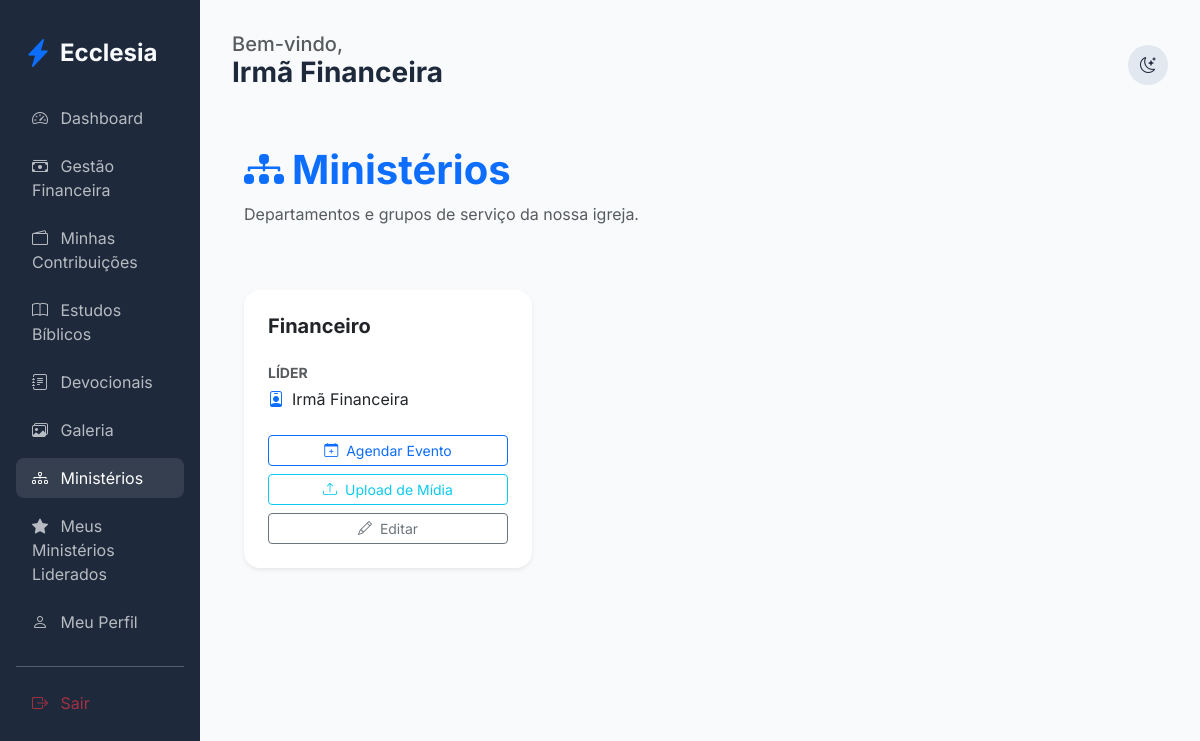
/members/ministries (signed in), run on an earlier commit of the app's database.
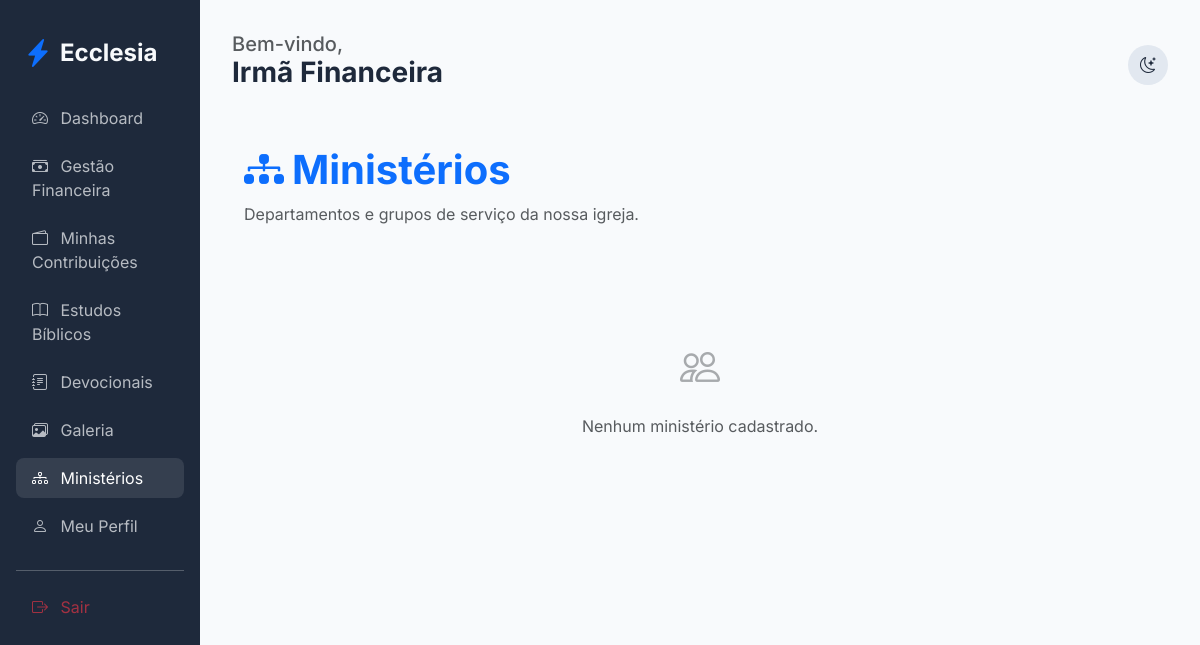
And on a later commit of the database.
### app/core/models.py (models this page shows, shortened)
class Ministry(db.Model):
    id = db.Column(db.Integer, primary_key=True)
    name = db.Column(db.String(100), nullable=False)
    description = db.Column(db.Text)
    church_id = db.Column(db.Integer, db.ForeignKey('church.id'))
    leader_id = db.Column(db.Integer, db.ForeignKey('user.id'), nullable=True)
    events = db.relationship('Event', backref='ministry', lazy=True)
    leader = db.relationship('User', foreign_keys=[leader_id])
    transactions = db.relationship('MinistryTransaction', backref='ministry', lazy=True)

class User(db.Model, UserMixin):
    id = db.Column(db.Integer, primary_key=True)
    name = db.Column(db.String(100), nullable=False)
    email = db.Column(db.String(120), unique=True, nullable=False)
    password_hash = db.Column(db.String(128))
    birth_date = db.Column(db.Date)
    gender = db.Column(db.String(20))
    documents = db.Column(db.String(200)) # Flexível para diferentes países
    address = db.Column(db.Text)
    phone = db.Column(db.String(50))
    profile_photo = db.Column(db.String(255), nullable=True)
    status = db.Column(db.String(20), default='pending') # pending, active, rejected
    is_ministry_leader = db.Column(db.Boolean, default=False)
    church_id = db.Column(db.Integer, db.ForeignKey('church.id'))
    family_id = db.Column(db.Integer, db.ForeignKey('family.id'), nullable=True)
    church_role_id = db.Column(db.Integer, db.ForeignKey('church_role.id'), nullable=True)
    ministries = db.relationship('Ministry', secondary=member_ministries, backref=db.backref('members', lazy='dynamic'))
    can_manage_ministries = db.Column(db.Boolean, default=False)
    can_manage_media = db.Column(db.Boolean, default=False)
    can_publish_devotionals = db.Column(db.Boolean, default=False)
    can_approve_members = db.Column(db.Boolean, default=False)
    can_manage_finance = db.Column(db.Boolean, default=False)
    can_manage_kids = db.Column(db.Boolean, default=False)
    can_manage_events = db.Column(db.Boolean, default=False)

### app/modules/members/routes.py (the view)
@members_bp.route('/ministries')
@login_required
def list_ministries():
    if current_user.church_role and current_user.church_role.name == 'Administrador Global':
        ministries = Ministry.query.all()
    elif can_manage_ministries():
        ministries = Ministry.query.filter_by(church_id=current_user.church_id).all()
    else:
        ministries = current_user.ministries
    return render_template('members/ministries.html', ministries=ministries)

### app/modules/members/routes.py (called while the page is built)
def can_manage_ministries():
    return current_user.can_manage_ministries or (current_user.church_role and current_user.church_role.name in ['Administrador Global', 'Pastor Líder'])

### app/templates/members/ministries.html (shortened to what this page needs)
{% extends "base.html" %}
{% block content %}
<div class="container py-4">
    <div class="d-flex justify-content-between align-items-center mb-5">
        <div>
            <h1 class="fw-bold text-primary"><i class="bi bi-diagram-3-fill me-2"></i>Ministérios</h1>
            <p class="text-muted">Departamentos e grupos de serviço da nossa igreja.</p>
        </div>
    </div>
    <div class="row g-4">
        {% for ministry in ministries %}
        <div class="col-md-6 col-lg-4">
            <div class="card h-100 border-0 shadow-sm">
                <div class="card-body p-4">
                    <h5 class="fw-bold mb-2">{{ ministry.name }}</h5>
                    <div class="mb-4">
                        <label class="small fw-bold text-muted d-block mb-1">LÍDER</label>
                        <div class="d-flex align-items-center">
                            <i class="bi bi-person-badge me-2 text-primary"></i>
                            <span>{{ ministry.leader.name if ministry.leader else 'Sem líder definido' }}</span>
                        </div>
                    </div>
                    <div class="d-grid gap-2">
                        {% if ministry.leader_id == current_user.id or current_user.can_manage_ministries or (current_user.church_role and current_user.church_role.name in ['Administrador Global', 'Pastor Líder']) %}
                        <a href="{{ url_for('members.add_ministry_event', id=ministry.id) }}" class="btn btn-sm btn-outline-primary">
                            <i class="bi bi-calendar-plus me-1"></i> Agendar Evento
                        </a>
                        <a href="{{ url_for('edification.upload_media', ministry_id=ministry.id) }}" class="btn btn-sm btn-outline-info">
                            <i class="bi bi-upload me-1"></i> Upload de Mídia
                        </a>
                        <a href="{{ url_for('members.edit_ministry', id=ministry.id) }}" class="btn btn-sm btn-outline-secondary">
                            <i class="bi bi-pencil me-1"></i> Editar
                        </a>
                        {% endif %}
                    </div>
                </div>
            </div>
        </div>
        {% else %}
        <div class="col-12 text-center py-5">
            <i class="bi bi-people fs-1 text-muted opacity-50 d-block mb-3"></i>
            <p class="text-muted">Nenhum ministério cadastrado.</p>
        </div>
        {% endfor %}
    </div>
</div>
{% endblock %}

### app/templates/base.html (shortened to what the changed rows need)
<!DOCTYPE html>
<html lang="pt-BR">
<head>
    <link href="https://cdn.jsdelivr.net/npm/bootstrap@5.3.0/dist/css/bootstrap.min.css" rel="stylesheet">
    <link href="https://cdn.jsdelivr.net/npm/bootstrap-icons@1.10.0/font/bootstrap-icons.css" rel="stylesheet">
    <link rel="stylesheet" href="{{ url_for('static', filename='css/premium.css') }}">
</head>
<body>
    <div class="container-fluid">
        <div class="row">
            {% if current_user.is_authenticated %}
            <div class="col-md-3 col-lg-2 sidebar d-none d-md-block">
                <nav class="nav flex-column">
                    <a class="nav-link {{ 'active' if request.endpoint == 'members.dashboard' }}" href="{{ url_for('members.dashboard') }}">
                        <i class="bi bi-speedometer2 me-2"></i> Dashboard
                    </a>
                    {% if current_user.can_manage_finance or (current_user.church_role and current_user.church_role.name in ['Administrador Global', 'Pastor Líder', 'Tesoureiro']) %}
                    <a class="nav-link {{ 'active' if request.endpoint == 'finance.dashboard' }}" href="{{ url_for('finance.dashboard') }}">
                        <i class="bi bi-cash-stack me-2"></i> Gestão Financeira
                    </a>
                    {% endif %}
                    <a class="nav-link {{ 'active' if request.endpoint == 'finance.member_finance' }}" href="{{ url_for('finance.member_finance') }}">
                        <i class="bi bi-wallet2 me-2"></i> Minhas Contribuições
                    </a>
                    <a class="nav-link {{ 'active' if request.endpoint == 'edification.studies' }}" href="{{ url_for('edification.studies') }}">
                        <i class="bi bi-book me-2"></i> Estudos Bíblicos
                    </a>
                    <a class="nav-link {{ 'active' if request.endpoint == 'edification.devotionals' }}" href="{{ url_for('edification.devotionals') }}">
                        <i class="bi bi-journal-text me-2"></i> Devocionais
                    </a>
                    <a class="nav-link {{ 'active' if 'gallery' in request.endpoint }}" href="{{ url_for('edification.gallery') }}">
                        <i class="bi bi-images me-2"></i> Galeria
                    </a>
                    <a class="nav-link {{ 'active' if 'ministries' in request.endpoint }}" href="{{ url_for('members.list_ministries') }}">
                        <i class="bi bi-diagram-3 me-2"></i> Ministérios
                    </a>
                    {% if current_user.is_authenticated %}
                        {% set has_led_ministries = namespace(value=false) %}
                        {% for ministry in current_user.ministries %}
                            {% if ministry.leader_id == current_user.id %}
                                {% set has_led_ministries.value = true %}
                            {% endif %}
                        {% endfor %}
                        {% if has_led_ministries.value %}
                        <a class="nav-link {{ 'active' if 'my_led_ministries' in request.endpoint }}" href="{{ url_for('members.my_led_ministries') }}">
                            <i class="bi bi-star-fill me-2"></i> Meus Ministérios Liderados
                        </a>
                        {% endif %}
                    {% endif %}
                    <a class="nav-link" href="{{ url_for('members.profile') }}">
                        <i class="bi bi-person me-2"></i> Meu Perfil
                    </a>
                    <hr class="my-3 opacity-25">
                    <a class="nav-link text-danger" href="{{ url_for('auth.logout') }}">
                        <i class="bi bi-box-arrow-right me-2"></i> Sair
                    </a>
                </nav>
            </div>
            {% endif %}
            <div class="col-md-9 col-lg-10 main-content {{ 'mx-auto' if not current_user.is_authenticated }}">
                {% block content %}{% endblock %}
            </div>
        </div>
    </div>
</body>
</html>

What changed in the data, as far as the page shows it:
removed Ministry: name "Financeiro", leader "Irmã Financeira"
Also different on the page:
text no longer shown: "Meus Ministérios Liderados"
text now shown: "Nenhum ministério cadastrado."
